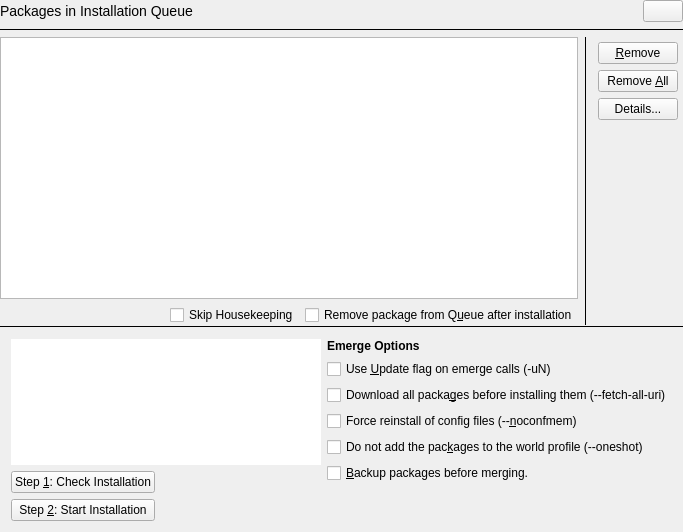
<?xml version="1.0" encoding="UTF-8"?>
<ui version="4.0">
 <class>QueueBase</class>
 <widget class="QWidget" name="QueueBase">
  <property name="geometry">
   <rect>
    <x>0</x>
    <y>0</y>
    <width>683</width>
    <height>532</height>
   </rect>
  </property>
  <property name="sizePolicy">
   <sizepolicy hsizetype="MinimumExpanding" vsizetype="MinimumExpanding">
    <horstretch>0</horstretch>
    <verstretch>0</verstretch>
   </sizepolicy>
  </property>
  <property name="windowTitle">
   <string>Form1</string>
  </property>
  <layout class="QVBoxLayout">
   <property name="spacing">
    <number>0</number>
   </property>
   <property name="margin">
    <number>0</number>
   </property>
   <item>
    <layout class="QVBoxLayout">
     <item>
      <layout class="QGridLayout">
       <item row="0" column="2">
        <widget class="KPushButton" name="pbWhatsThis">
         <property name="sizePolicy">
          <sizepolicy hsizetype="Fixed" vsizetype="Fixed">
           <horstretch>0</horstretch>
           <verstretch>0</verstretch>
          </sizepolicy>
         </property>
         <property name="text">
          <string/>
         </property>
        </widget>
       </item>
       <item row="0" column="1">
        <spacer name="spacer5_2">
         <property name="orientation">
          <enum>Qt::Horizontal</enum>
         </property>
         <property name="sizeType">
          <enum>QSizePolicy::Expanding</enum>
         </property>
         <property name="sizeHint" stdset="0">
          <size>
           <width>31</width>
           <height>20</height>
          </size>
         </property>
        </spacer>
       </item>
       <item row="0" column="0">
        <widget class="QLabel" name="textLabel1">
         <property name="sizePolicy">
          <sizepolicy hsizetype="MinimumExpanding" vsizetype="Preferred">
           <horstretch>0</horstretch>
           <verstretch>0</verstretch>
          </sizepolicy>
         </property>
         <property name="text">
          <string>&lt;font size=&quot;+1&quot;&gt;Packages in Installation Queue&lt;/font&gt;</string>
         </property>
         <property name="wordWrap">
          <bool>false</bool>
         </property>
         <property name="margin">
          <number>5</number>
         </property>
        </widget>
       </item>
      </layout>
     </item>
     <item>
      <widget class="Line" name="line1_2">
       <property name="frameShape">
        <enum>QFrame::HLine</enum>
       </property>
       <property name="frameShadow">
        <enum>QFrame::Plain</enum>
       </property>
       <property name="lineWidth">
        <number>1</number>
       </property>
      </widget>
     </item>
     <item>
      <layout class="QHBoxLayout">
       <item>
        <layout class="QVBoxLayout">
         <item>
          <widget class="QueueListView2" name="queueView"/>
         </item>
         <item>
          <layout class="QHBoxLayout">
           <item>
            <spacer name="spacer17">
             <property name="orientation">
              <enum>Qt::Horizontal</enum>
             </property>
             <property name="sizeType">
              <enum>QSizePolicy::Expanding</enum>
             </property>
             <property name="sizeHint" stdset="0">
              <size>
               <width>16</width>
               <height>20</height>
              </size>
             </property>
            </spacer>
           </item>
           <item>
            <widget class="QCheckBox" name="cbSkipHousekeeping">
             <property name="text">
              <string>Skip Housekeeping</string>
             </property>
            </widget>
           </item>
           <item>
            <widget class="QCheckBox" name="cbRemove">
             <property name="text">
              <string>Remove package from Q&amp;ueue after installation</string>
             </property>
             <property name="shortcut">
              <string>Alt+U</string>
             </property>
            </widget>
           </item>
          </layout>
         </item>
        </layout>
       </item>
       <item>
        <widget class="Line" name="line5">
         <property name="frameShape">
          <enum>QFrame::VLine</enum>
         </property>
         <property name="frameShadow">
          <enum>QFrame::Plain</enum>
         </property>
        </widget>
       </item>
       <item>
        <layout class="QGridLayout">
         <property name="margin">
          <number>5</number>
         </property>
         <item row="1" column="0">
          <widget class="KPushButton" name="pbClear">
           <property name="maximumSize">
            <size>
             <width>32767</width>
             <height>25</height>
            </size>
           </property>
           <property name="toolTip">
            <string>Remove all packages in Queue</string>
           </property>
           <property name="text">
            <string>Remove &amp;All</string>
           </property>
           <property name="shortcut">
            <string>Alt+A</string>
           </property>
           <property name="autoDefault">
            <bool>false</bool>
           </property>
          </widget>
         </item>
         <item row="0" column="0">
          <widget class="KPushButton" name="pbRemove">
           <property name="maximumSize">
            <size>
             <width>32767</width>
             <height>25</height>
            </size>
           </property>
           <property name="toolTip">
            <string>Remove selected package from Queue</string>
           </property>
           <property name="text">
            <string>&amp;Remove</string>
           </property>
           <property name="shortcut">
            <string>Alt+R</string>
           </property>
           <property name="autoDefault">
            <bool>false</bool>
           </property>
          </widget>
         </item>
         <item row="2" column="0">
          <widget class="KPushButton" name="pbAdvanced">
           <property name="toolTip">
            <string>Show package details...</string>
           </property>
           <property name="text">
            <string>Details...</string>
           </property>
           <property name="shortcut">
            <string>Return, Ctrl+S</string>
           </property>
          </widget>
         </item>
         <item row="3" column="0">
          <spacer name="spacer4">
           <property name="orientation">
            <enum>Qt::Vertical</enum>
           </property>
           <property name="sizeType">
            <enum>QSizePolicy::MinimumExpanding</enum>
           </property>
           <property name="sizeHint" stdset="0">
            <size>
             <width>20</width>
             <height>200</height>
            </size>
           </property>
          </spacer>
         </item>
        </layout>
       </item>
      </layout>
     </item>
    </layout>
   </item>
   <item>
    <widget class="Line" name="line1">
     <property name="frameShape">
      <enum>QFrame::HLine</enum>
     </property>
     <property name="frameShadow">
      <enum>QFrame::Plain</enum>
     </property>
     <property name="lineWidth">
      <number>1</number>
     </property>
    </widget>
   </item>
   <item>
    <widget class="QFrame" name="queueFrame">
     <property name="sizePolicy">
      <sizepolicy hsizetype="Preferred" vsizetype="Ignored">
       <horstretch>0</horstretch>
       <verstretch>0</verstretch>
      </sizepolicy>
     </property>
     <property name="minimumSize">
      <size>
       <width>620</width>
       <height>176</height>
      </size>
     </property>
     <property name="frameShape">
      <enum>QFrame::NoFrame</enum>
     </property>
     <property name="frameShadow">
      <enum>QFrame::Plain</enum>
     </property>
     <layout class="QHBoxLayout">
      <item>
       <layout class="QGridLayout">
        <item row="1" column="0">
         <widget class="KPushButton" name="pbCheck">
          <property name="toolTip">
           <string>Check packages in Queue with emerge pretend</string>
          </property>
          <property name="whatsThis">
           <string>Since many applications depend on each other, any attempt to install a certain software package might result in the installation of several dependencies as well. Don't worry, Portage handles dependencies well. If you want to find out what Portage would install when you ask it to install a certain package.</string>
          </property>
          <property name="text">
           <string>Step &amp;1: Check Installation</string>
          </property>
          <property name="shortcut">
           <string>Alt+1</string>
          </property>
         </widget>
        </item>
        <item row="2" column="0">
         <widget class="KPushButton" name="pbGo">
          <property name="toolTip">
           <string>Start emerge of all packages in Queue</string>
          </property>
          <property name="text">
           <string>Step &amp;2: Start Installation</string>
          </property>
          <property name="shortcut">
           <string>Alt+2</string>
          </property>
         </widget>
        </item>
        <item row="1" column="1" rowspan="2">
         <spacer name="spacer3">
          <property name="orientation">
           <enum>Qt::Horizontal</enum>
          </property>
          <property name="sizeType">
           <enum>QSizePolicy::Expanding</enum>
          </property>
          <property name="sizeHint" stdset="0">
           <size>
            <width>46</width>
            <height>50</height>
           </size>
          </property>
         </spacer>
        </item>
        <item row="0" column="0" colspan="2">
         <widget class="KTextBrowser" name="queueBrowser">
          <property name="sizePolicy">
           <sizepolicy hsizetype="Minimum" vsizetype="Ignored">
            <horstretch>0</horstretch>
            <verstretch>0</verstretch>
           </sizepolicy>
          </property>
          <property name="minimumSize">
           <size>
            <width>200</width>
            <height>90</height>
           </size>
          </property>
          <property name="frameShape">
           <enum>QFrame::NoFrame</enum>
          </property>
          <property name="margin" stdset="0">
           <number>2</number>
          </property>
          <property name="text" stdset="0">
           <string>&lt;b&gt;Summary&lt;/b&gt;&lt;br&gt;
&lt;font color=&quot;gray&quot;&gt;Installation Queue is empty.&lt;/font&gt;</string>
          </property>
         </widget>
        </item>
       </layout>
      </item>
      <item>
       <layout class="QVBoxLayout">
        <item>
         <widget class="QLabel" name="textLabel1_2">
          <property name="sizePolicy">
           <sizepolicy hsizetype="Minimum" vsizetype="Minimum">
            <horstretch>0</horstretch>
            <verstretch>0</verstretch>
           </sizepolicy>
          </property>
          <property name="text">
           <string>&lt;b&gt;Emerge Options&lt;/b&gt;</string>
          </property>
          <property name="wordWrap">
           <bool>false</bool>
          </property>
          <property name="margin">
           <number>0</number>
          </property>
         </widget>
        </item>
        <item>
         <widget class="QCheckBox" name="cbUpdate">
          <property name="text">
           <string>Use &amp;Update flag on emerge calls (-uN)</string>
          </property>
          <property name="shortcut">
           <string>Alt+U</string>
          </property>
         </widget>
        </item>
        <item>
         <widget class="QCheckBox" name="cbDownload">
          <property name="text">
           <string>Download all packa&amp;ges before installing them (--fetch-all-uri)</string>
          </property>
          <property name="shortcut">
           <string>Alt+G</string>
          </property>
         </widget>
        </item>
        <item>
         <widget class="QCheckBox" name="cbForceConf">
          <property name="text">
           <string>Force reinstall of config files (--&amp;noconfmem)</string>
          </property>
          <property name="shortcut">
           <string>Alt+N</string>
          </property>
         </widget>
        </item>
        <item>
         <widget class="QCheckBox" name="cbNoWorld">
          <property name="text">
           <string>Do not add the pac&amp;kages to the world profile (--oneshot)</string>
          </property>
          <property name="shortcut">
           <string>Alt+K</string>
          </property>
         </widget>
        </item>
        <item>
         <widget class="QCheckBox" name="cbBackupPkg">
          <property name="text">
           <string>&amp;Backup packages before merging.</string>
          </property>
          <property name="shortcut">
           <string>Alt+B</string>
          </property>
         </widget>
        </item>
        <item>
         <spacer name="spacer5">
          <property name="orientation">
           <enum>Qt::Vertical</enum>
          </property>
          <property name="sizeType">
           <enum>QSizePolicy::Expanding</enum>
          </property>
          <property name="sizeHint" stdset="0">
           <size>
            <width>20</width>
            <height>20</height>
           </size>
          </property>
         </spacer>
        </item>
       </layout>
      </item>
     </layout>
    </widget>
   </item>
  </layout>
 </widget>
 <layoutdefault spacing="6" margin="11"/>
 <customwidgets>
  <customwidget>
   <class>KPushButton</class>
   <extends>QPushButton</extends>
   <header>kpushbutton.h</header>
  </customwidget>
  <customwidget>
   <class>KTextBrowser</class>
   <extends>QTextBrowser</extends>
   <header>ktextbrowser.h</header>
  </customwidget>
  <customwidget>
   <class>QueueListView2</class>
   <extends>QTreeView</extends>
   <header>queuelistview2.h</header>
  </customwidget>
 </customwidgets>
 <includes>
  <include location="local">kpushbutton.h</include>
  <include location="local">queuelistview.h</include>
  <include location="local">kpushbutton.h</include>
  <include location="local">kpushbutton.h</include>
  <include location="local">kpushbutton.h</include>
  <include location="local">kpushbutton.h</include>
  <include location="local">kpushbutton.h</include>
  <include location="local">ktextbrowser.h</include>
 </includes>
 <resources/>
 <connections/>
</ui>
